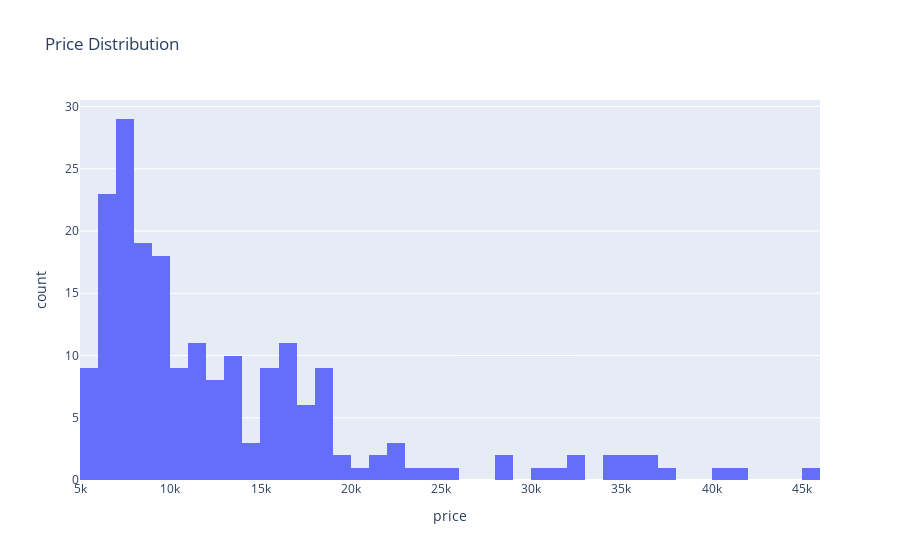

Notebook code cell kept with this figure:
### Code cell
fig = px.histogram(df, x="price", nbins=70, title="Price Distribution")
fig.show()

### Figure 1 — Plotly figure (JSON) as saved in the notebook; plotly's stock layout.template omitted (floating-point values rounded to 4 significant figures; data arrays with more than 128 entries replaced by an {"elided": "..."} marker saying what was removed)
{"data": [{"bingroup": "x", "hovertemplate": "price=%{x}<br>count=%{y}<extra></extra>", "legendgroup": "", "marker": {"color": "#636efa", "pattern": {"shape": ""}}, "name": "", "nbinsx": 70, "orientation": "v", "showlegend": false, "type": "histogram", "x": {"elided": "205 float values"}, "xaxis": "x", "yaxis": "y"}], "layout": {"barmode": "relative", "legend": {"tracegroupgap": 0}, "title": {"text": "Price Distribution"}, "xaxis": {"anchor": "y", "domain": [0, 1], "title": {"text": "price"}}, "yaxis": {"anchor": "x", "domain": [0, 1], "title": {"text": "count"}}}}
